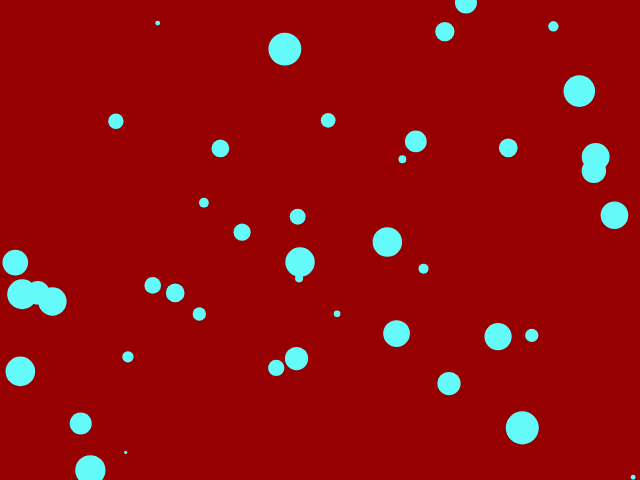
Frame 1 (no input)
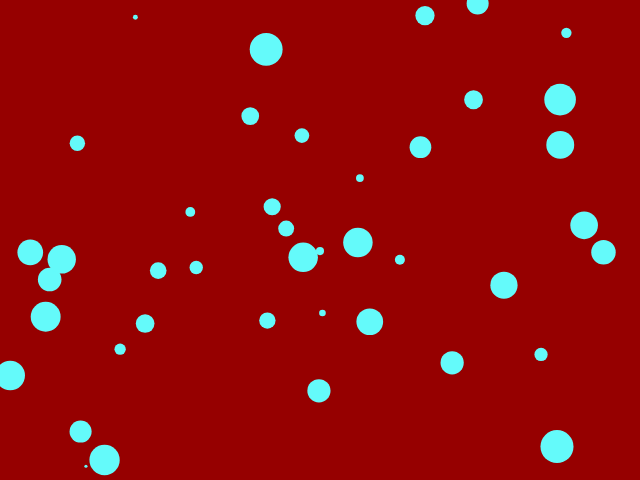
Frame 60 (no input)
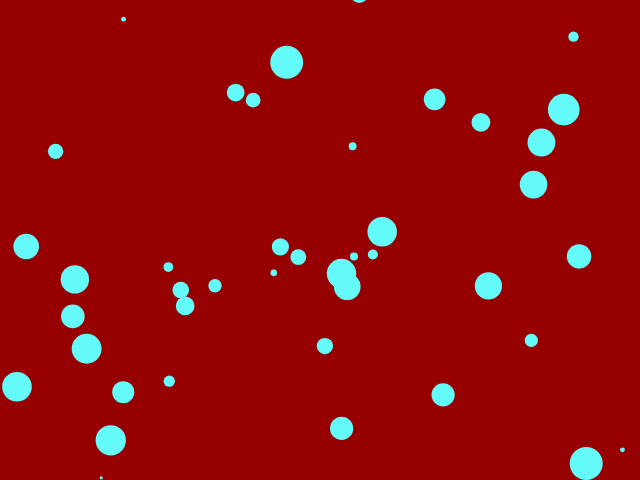
Frame 120 (the mouse pressed at the canvas centre since frame 60)

The p5.js sketch that drew these frames (run headless with seeded random() and noise() and a simulated clock; from frame 60 on, the mouse is pressed at the canvas centre):

// p5.js sketch
// ── sketch.js
//give a array to location X,Y, and ballSize
var ballpositionX = [];
var ballpositionY = [];
var ballSize = [];

function setup() {
	// create a place to draw
	createCanvas(640, 480);
	noStroke();

	//sometimes there are many circles and sometimes there are fewer
	//set up the number of circles (random)
	for (var i = 0; i < random(40, 80); i++) {
		ballpositionX[i] = random(0, 640);
		ballpositionY[i] = random(0, 480);
	}
	//set up the size of circles (random)
	for (var i = 0; i < random(40, 80); i++) {
		ballSize[i] = random(3, 35);
	}
}

function draw() {
	// clear the background
	background(150, 0, 0);

	//give a condition that circle moves around on the spot
	for (var i = 0; i < random(40, 80); i++) {
		ballpositionX[i] = ballpositionX[i] + random(-6, 6);
		ballpositionY[i] = ballpositionY[i] + random(-6, 6);

		//choose the color for the circle
		fill(100, 250, 250);

		//draw the circle
		ellipse(ballpositionX[i], ballpositionY[i], ballSize[i], ballSize[i]);
	}
}
